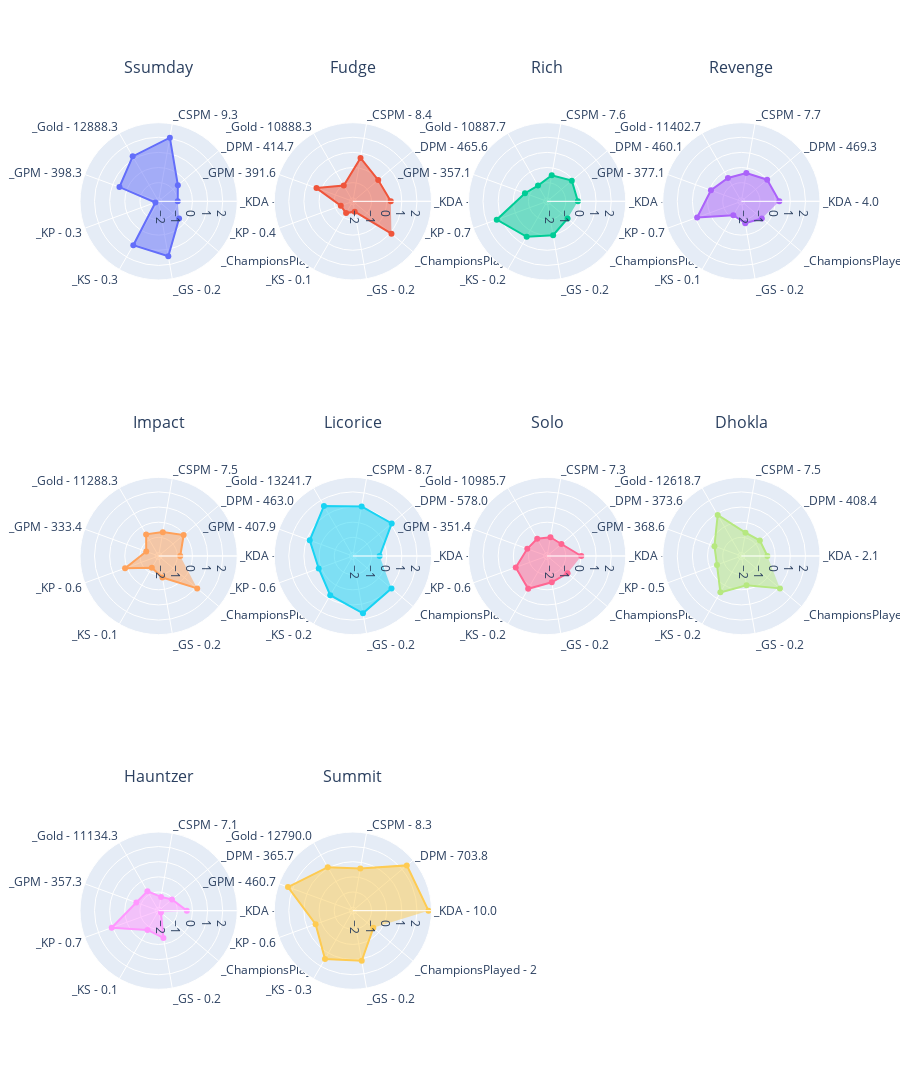

Here is the notebook cell this chart was saved with:
### Code cell
df = players_stats.loc[players_stats["Position"] == positions[0]]
min_value, max_value = get_min_max_value(df, columns)

ROWS, COLUMNS = get_rows_columns(df, 4)

fig = get_fig_subplots(df, ROWS, COLUMNS)
for i, player_name in enumerate(df.index):
    _df = df.loc[player_name, columns]
    theta_list = get_theta_list(df, player_name, origin_columns, columns)

    r, c = get_rc(i, COLUMNS)
    fig.add_trace(
        go.Scatterpolar(r=_df, theta=theta_list, fill="toself", name=player_name),
        row=r,
        col=c,
    )

fig.update_layout(
    height=400 * ROWS,
    showlegend=False,
    polar=dict(
        radialaxis=dict(visible=True),
    ),
    title=dict(y=1),
)
fig.update_annotations(yshift=20)
fig.update_polars(radialaxis=dict(range=[min_value - 0.2, max_value + 0.2]))
fig.show()

### Figure 1 — Plotly figure (JSON) as saved in the notebook; plotly's stock layout.template omitted (floating-point values rounded to 4 significant figures)
{"data": [{"fill": "toself", "name": "Ssumday", "r": [-0.9702, -0.5745, 2.037, 1.195, 0.5205, -2.004, 1.109, 1.449, -0.4685], "subplot": "polar", "theta": ["_KDA - 1.0", "_DPM - 414.7", "_CSPM - 9.3", "_Gold - 12888.3", "_GPM - 398.3", "_KP - 0.3", "_KS - 0.3", "_GS - 0.2", "_ChampionsPlayed - 2"], "type": "scatterpolar"}, {"fill": "toself", "name": "Fudge", "r": [0.2724, -0.04773, 0.6772, -1.027, 0.3254, -1.381, -1.334, -1.538, 1.093], "subplot": "polar2", "theta": ["_KDA - 4.0", "_DPM - 465.6", "_CSPM - 8.4", "_Gold - 10888.3", "_GPM - 391.6", "_KP - 0.4", "_KS - 0.1", "_GS - 0.2", "_ChampionsPlayed - 3"], "type": "scatterpolar"}, {"fill": "toself", "name": "Rich", "r": [-0.201, -0.105, -0.4829, -1.028, -0.6733, 1.308, 0.4683, 0.04261, -0.4685], "subplot": "polar3", "theta": ["_KDA - 2.9", "_DPM - 460.1", "_CSPM - 7.6", "_Gold - 10887.7", "_GPM - 357.1", "_KP - 0.7", "_KS - 0.2", "_GS - 0.2", "_ChampionsPlayed - 2"], "type": "scatterpolar"}, {"fill": "toself", "name": "Revenge", "r": [0.2724, -0.009268, -0.3343, -0.4554, -0.09484, 0.8774, -1.17, -0.7628, -0.4685], "subplot": "polar4", "theta": ["_KDA - 4.0", "_DPM - 469.3", "_CSPM - 7.7", "_Gold - 11402.7", "_GPM - 377.1", "_KP - 0.7", "_KS - 0.1", "_GS - 0.2", "_ChampionsPlayed - 2"], "type": "scatterpolar"}, {"fill": "toself", "name": "Impact", "r": [-0.8045, -0.07487, -0.6308, -0.5824, -1.36, 0.1244, -1.334, -0.7865, 1.093], "subplot": "polar5", "theta": ["_KDA - 1.4", "_DPM - 463.0", "_CSPM - 7.5", "_Gold - 11288.3", "_GPM - 333.4", "_KP - 0.6", "_KS - 0.1", "_GS - 0.2", "_ChampionsPlayed - 3"], "type": "scatterpolar"}, {"fill": "toself", "name": "Licorice", "r": [-0.464, 1.115, 1.091, 1.588, 0.7989, 0.1687, 0.7574, 1.611, 1.093], "subplot": "polar6", "theta": ["_KDA - 2.2", "_DPM - 578.0", "_CSPM - 8.7", "_Gold - 13241.7", "_GPM - 407.9", "_KP - 0.6", "_KS - 0.2", "_GS - 0.2", "_ChampionsPlayed - 3"], "type": "scatterpolar"}, {"fill": "toself", "name": "Solo", "r": [0.02387, -0.9988, -0.9727, -0.9187, -0.8375, -0.02616, 0.2717, -0.4698, -0.4685], "subplot": "polar7", "theta": ["_KDA - 3.4", "_DPM - 373.6", "_CSPM - 7.3", "_Gold - 10985.7", "_GPM - 351.4", "_KP - 0.6", "_KS - 0.2", "_GS - 0.2", "_ChampionsPlayed - 2"], "type": "scatterpolar"}, {"fill": "toself", "name": "Dhokla", "r": [-0.5146, -0.6392, -0.6687, 0.8956, -0.3394, -0.5183, 0.5402, -0.2711, 1.093], "subplot": "polar8", "theta": ["_KDA - 2.1", "_DPM - 408.4", "_CSPM - 7.5", "_Gold - 12618.7", "_GPM - 368.6", "_KP - 0.5", "_KS - 0.2", "_GS - 0.2", "_ChampionsPlayed - 3"], "type": "scatterpolar"}, {"fill": "toself", "name": "Hauntzer", "r": [-0.3719, -1.081, -1.309, -0.7535, -0.6665, 1.066, -0.7604, -0.4051, -2.03], "subplot": "polar9", "theta": ["_KDA - 2.4", "_DPM - 365.7", "_CSPM - 7.1", "_Gold - 11134.3", "_GPM - 357.3", "_KP - 0.7", "_KS - 0.1", "_GS - 0.2", "_ChampionsPlayed - 1"], "type": "scatterpolar"}, {"fill": "toself", "name": "Summit", "r": [2.757, 2.416, 0.5928, 1.086, 2.326, 0.3857, 1.451, 1.131, -0.4685], "subplot": "polar10", "theta": ["_KDA - 10.0", "_DPM - 703.8", "_CSPM - 8.3", "_Gold - 12790.0", "_GPM - 460.7", "_KP - 0.6", "_KS - 0.3", "_GS - 0.2", "_ChampionsPlayed - 2"], "type": "scatterpolar"}], "layout": {"annotations": [{"font": {"size": 16}, "showarrow": false, "text": "Ssumday", "x": 0.1062, "xanchor": "center", "xref": "paper", "y": 1, "yanchor": "bottom", "yref": "paper", "yshift": 20}, {"font": {"size": 16}, "showarrow": false, "text": "Fudge", "x": 0.3688, "xanchor": "center", "xref": "paper", "y": 1, "yanchor": "bottom", "yref": "paper", "yshift": 20}, {"font": {"size": 16}, "showarrow": false, "text": "Rich", "x": 0.6313, "xanchor": "center", "xref": "paper", "y": 1, "yanchor": "bottom", "yref": "paper", "yshift": 20}, {"font": {"size": 16}, "showarrow": false, "text": "Revenge", "x": 0.8938, "xanchor": "center", "xref": "paper", "y": 1, "yanchor": "bottom", "yref": "paper", "yshift": 20}, {"font": {"size": 16}, "showarrow": false, "text": "Impact", "x": 0.1062, "xanchor": "center", "xref": "paper", "y": 0.6111, "yanchor": "bottom", "yref": "paper", "yshift": 20}, {"font": {"size": 16}, "showarrow": false, "text": "Licorice", "x": 0.3688, "xanchor": "center", "xref": "paper", "y": 0.6111, "yanchor": "bottom", "yref": "paper", "yshift": 20}, {"font": {"size": 16}, "showarrow": false, "text": "Solo", "x": 0.6313, "xanchor": "center", "xref": "paper", "y": 0.6111, "yanchor": "bottom", "yref": "paper", "yshift": 20}, {"font": {"size": 16}, "showarrow": false, "text": "Dhokla", "x": 0.8938, "xanchor": "center", "xref": "paper", "y": 0.6111, "yanchor": "bottom", "yref": "paper", "yshift": 20}, {"font": {"size": 16}, "showarrow": false, "text": "Hauntzer", "x": 0.1062, "xanchor": "center", "xref": "paper", "y": 0.2222, "yanchor": "bottom", "yref": "paper", "yshift": 20}, {"font": {"size": 16}, "showarrow": false, "text": "Summit", "x": 0.3688, "xanchor": "center", "xref": "paper", "y": 0.2222, "yanchor": "bottom", "yref": "paper", "yshift": 20}], "height": 1200, "polar": {"domain": {"x": [0, 0.2125], "y": [0.7778, 1]}, "radialaxis": {"range": [-2.23, 2.957], "visible": true}}, "polar10": {"domain": {"x": [0.2625, 0.475], "y": [0, 0.2222]}, "radialaxis": {"range": [-2.23, 2.957]}}, "polar11": {"domain": {"x": [0.525, 0.7375], "y": [0, 0.2222]}, "radialaxis": {"range": [-2.23, 2.957]}}, "polar12": {"domain": {"x": [0.7875, 1], "y": [0, 0.2222]}, "radialaxis": {"range": [-2.23, 2.957]}}, "polar2": {"domain": {"x": [0.2625, 0.475], "y": [0.7778, 1]}, "radialaxis": {"range": [-2.23, 2.957]}}, "polar3": {"domain": {"x": [0.525, 0.7375], "y": [0.7778, 1]}, "radialaxis": {"range": [-2.23, 2.957]}}, "polar4": {"domain": {"x": [0.7875, 1], "y": [0.7778, 1]}, "radialaxis": {"range": [-2.23, 2.957]}}, "polar5": {"domain": {"x": [0, 0.2125], "y": [0.3889, 0.6111]}, "radialaxis": {"range": [-2.23, 2.957]}}, "polar6": {"domain": {"x": [0.2625, 0.475], "y": [0.3889, 0.6111]}, "radialaxis": {"range": [-2.23, 2.957]}}, "polar7": {"domain": {"x": [0.525, 0.7375], "y": [0.3889, 0.6111]}, "radialaxis": {"range": [-2.23, 2.957]}}, "polar8": {"domain": {"x": [0.7875, 1], "y": [0.3889, 0.6111]}, "radialaxis": {"range": [-2.23, 2.957]}}, "polar9": {"domain": {"x": [0, 0.2125], "y": [0, 0.2222]}, "radialaxis": {"range": [-2.23, 2.957]}}, "showlegend": false, "title": {"y": 1}}}
